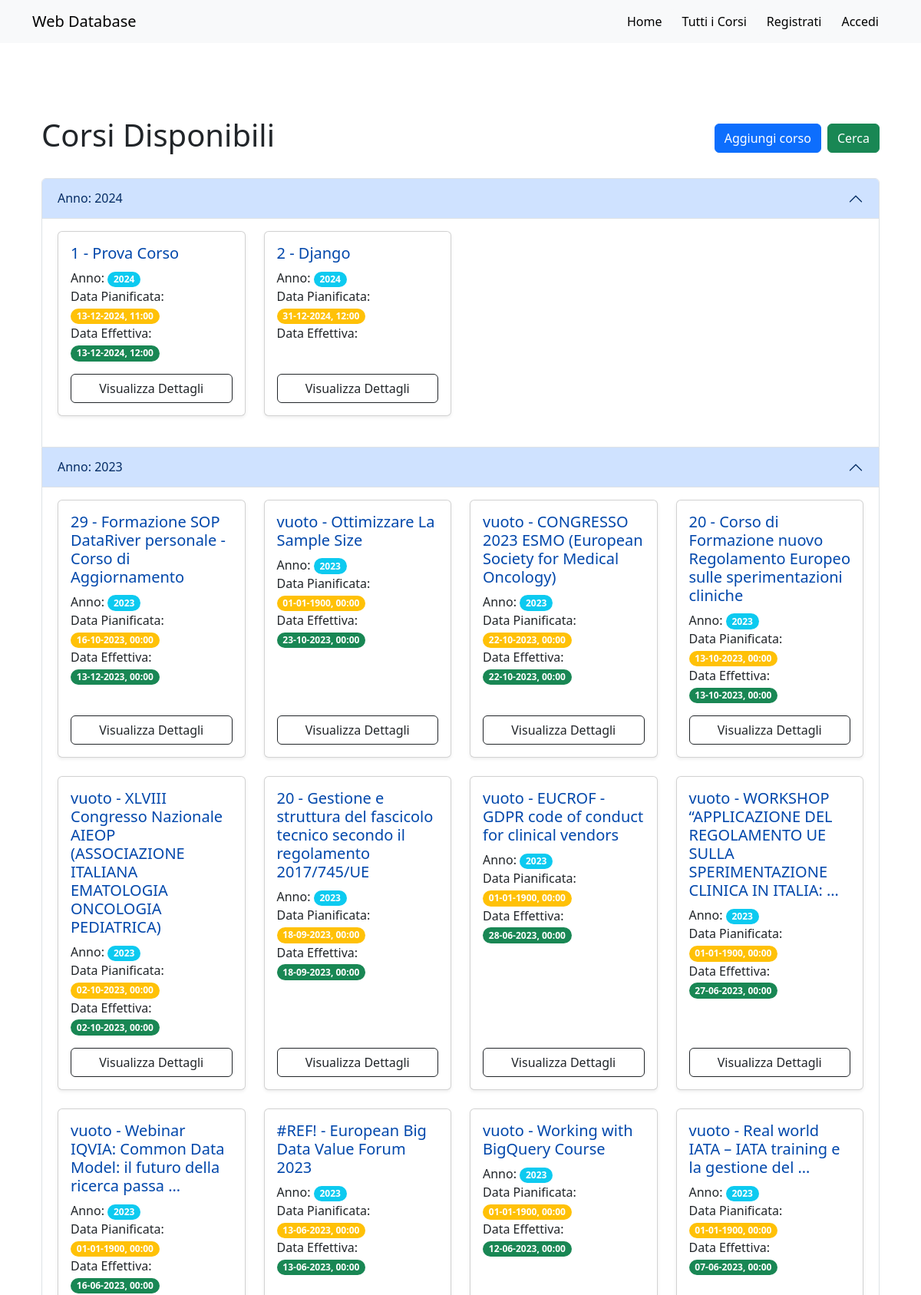
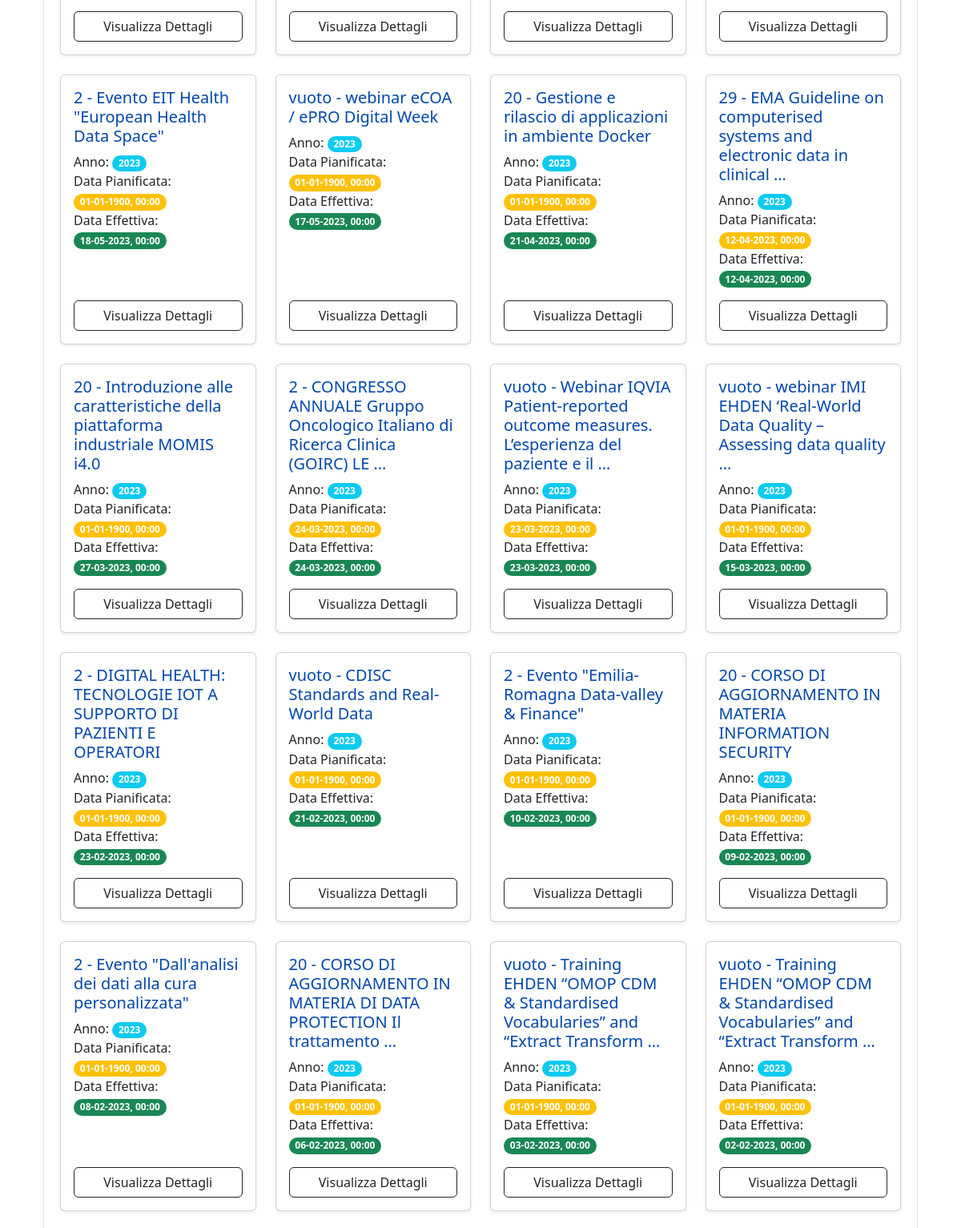
Screenshot of /courses (upper part) with the database file from the repository (2 pictures, top to bottom).
### web_app/models.py (models this page shows, shortened)
class Course(models.Model):
    year = models.IntegerField(null=True, blank=True)
    course_n = models.CharField(max_length=255, null=True, blank=True)
    course_name = models.TextField(null=True, blank=True)
    planned_date = models.DateTimeField(null=True, blank=True)
    effective_date = models.DateTimeField(null=True, blank=True)
    type = models.CharField(max_length=255, null=True, blank=True)
    start = models.CharField(max_length=255, null=True, blank=True)
    check_review = models.CharField(max_length=255, null=True, blank=True)
    end = models.CharField(max_length=255, null=True, blank=True)
    duration = models.FloatField(null=True, blank=True)
    i_e = models.CharField(max_length=255, null=True, blank=True)
    trainer = models.CharField(max_length=255, null=True, blank=True)
    cost = models.FloatField(null=True, blank=True)
    requirement = models.CharField(max_length=255, null=True, blank=True)

### web_app/views.py (the view)
# urls.py: path('courses', views.CoursesListView.as_view(), name='courses'),
class CoursesListView(ListView):
    model = Course
    template_name = "web_app/courses_list.html"
    def get_queryset(self):
        return Course.objects.order_by('-year', '-effective_date', '-planned_date')

### web_app/templates/web_app/courses_list.html (shortened to what this page needs)
{% extends "base.html" %}
{% block content %}
<div class="container my-5">
    <div class="d-flex justify-content-between align-items-center mb-4">
        <h1 class="text-center">Corsi Disponibili</h1>
        <div class="d-flex justify-content-end w-50">
            <a href="{% url 'course_create' %}" class="btn btn-primary ms-2">Aggiungi corso</a>
            <a href="{% url 'search' %}" class="btn btn-success ms-2">Cerca</a>
        </div>
    </div>
    {% regroup object_list|dictsortreversed:"year" by year as courses_by_year %}
    <div class="accordion" id="coursesAccordion">
        {% for group in courses_by_year %}
            <div class="accordion-item">
                <h2 class="accordion-header" id="heading-{{ group.grouper }}">
                    <button class="accordion-button" type="button" data-bs-toggle="collapse" data-bs-target="#collapse-{{ group.grouper }}" aria-expanded="true" aria-controls="collapse-{{ group.grouper }}">
                        Anno: {{ group.grouper }}
                    </button>
                </h2>
                <div id="collapse-{{ group.grouper }}" class="accordion-collapse collapse show" aria-labelledby="heading-{{ group.grouper }}">
                    <div class="accordion-body">
                        <div class="row">
                            {% for course in group.list %}
                                <div class="col-lg-3 col-md-4 col-sm-6 mb-4">
                                    <a href="{% url 'course_detail' course.id %}" class="card h-100 shadow-sm text-decoration-none">
                                        <div class="card-body d-flex flex-column">
                                            <h5 class="card-title" style="color: rgb(0, 71, 171);">
                                                {{ course.course_n }} - {{ course.course_name|truncatewords:10 }}
                                            </h5>
                                            <p class="card-text">
                                                Anno: <span class="badge rounded-pill bg-info">{{ course.year }}</span><br>
                                                Data Pianificata: <span class="badge rounded-pill bg-warning">{{ course.planned_date|date:'d-m-Y, H:i' }}</span><br>
                                                Data Effettiva: <span class="badge rounded-pill bg-success">{{ course.effective_date|date:'d-m-Y, H:i' }}</span><br>
                                            </p>
                                            <div class="mt-auto">
                                                <button class="btn btn-outline-dark w-100">Visualizza Dettagli</button>
                                            </div>
                                        </div>
                                    </a>
                                </div>
                            {% endfor %}
                        </div>
                    </div>
                </div>
            </div>
        {% endfor %}
    </div>
</div>
{% endblock %}

### templates/base.html (style rules this page uses)
html, body { height: 100%; }

### rows the page displays
Course: course_n "1", course_name "Prova Corso", year "2024", planned_date "13-12-2024, 11:00", effective_date "13-12-2024, 12:00"
Course: course_n "2", course_name "Django", year "2024", planned_date "31-12-2024, 12:00"
Course: course_n "29", course_name "Formazione SOP DataRiver personale - Corso di Aggiornamento", year "2023", planned_date "16-10-2023, 00:00", effective_date "13-12-2023, 00:00"
Course: course_n "vuoto", course_name "Ottimizzare La Sample Size", year "2023", planned_date "01-01-1900, 00:00", effective_date "23-10-2023, 00:00"
Course: course_n "vuoto", course_name "CONGRESSO 2023 ESMO (European Society for Medical Oncology)", year "2023", planned_date "22-10-2023, 00:00", effective_date "22-10-2023, 00:00"
Course: course_n "20", course_name "Corso di Formazione nuovo Regolamento Europeo sulle sperimentazioni cliniche", year "2023", planned_date "13-10-2023, 00:00", effective_date "13-10-2023, 00:00"
Course: course_n "vuoto", course_name "XLVIII Congresso Nazionale AIEOP (ASSOCIAZIONE ITALIANA EMATOLOGIA ONCOLOGIA PEDIATRICA)", year "2023", planned_date "02-10-2023, 00:00", effective_date "02-10-2023, 00:00"
Course: course_n "20", course_name "Gestione e struttura del fascicolo tecnico secondo il regolamento 2017/745/UE", year "2023", planned_date "18-09-2023, 00:00", effective_date "18-09-2023, 00:00"
Course: course_n "vuoto", course_name "EUCROF - GDPR code of conduct for clinical vendors", year "2023", planned_date "01-01-1900, 00:00", effective_date "28-06-2023, 00:00"
Course: course_n "vuoto", course_name "WORKSHOP “APPLICAZIONE DEL REGOLAMENTO UE SULLA SPERIMENTAZIONE CLINICA IN ITALIA: …", year "2023", planned_date "01-01-1900, 00:00", effective_date "27-06-2023, 00:00"
Course: course_n "vuoto", course_name "Webinar IQVIA: Common Data Model: il futuro della ricerca passa …", year "2023", planned_date "01-01-1900, 00:00", effective_date "16-06-2023, 00:00"
Course: course_n "#REF!", course_name "European Big Data Value Forum 2023", year "2023", planned_date "13-06-2023, 00:00", effective_date "13-06-2023, 00:00"
Course: course_n "vuoto", course_name "Working with BigQuery Course", year "2023", planned_date "01-01-1900, 00:00", effective_date "12-06-2023, 00:00"
Course: course_n "vuoto", course_name "Real world IATA – IATA training e la gestione del …", year "2023", planned_date "01-01-1900, 00:00", effective_date "07-06-2023, 00:00"
Course: course_n "2", course_name "Evento EIT Health \"European Health Data Space\"", year "2023", planned_date "01-01-1900, 00:00", effective_date "18-05-2023, 00:00"
Course: course_n "vuoto", course_name "webinar eCOA / ePRO Digital Week", year "2023", planned_date "01-01-1900, 00:00", effective_date "17-05-2023, 00:00"
Course: course_n "20", course_name "Gestione e rilascio di applicazioni in ambiente Docker", year "2023", planned_date "01-01-1900, 00:00", effective_date "21-04-2023, 00:00"
Course: course_n "29", course_name "EMA Guideline on computerised systems and electronic data in clinical …", year "2023", planned_date "12-04-2023, 00:00", effective_date "12-04-2023, 00:00"
Course: course_n "20", course_name "Introduzione alle caratteristiche della piattaforma industriale MOMIS i4.0", year "2023", planned_date "01-01-1900, 00:00", effective_date "27-03-2023, 00:00"
Course: course_n "2", course_name "CONGRESSO ANNUALE Gruppo Oncologico Italiano di Ricerca Clinica (GOIRC) LE …", year "2023", planned_date "24-03-2023, 00:00", effective_date "24-03-2023, 00:00"
Course: course_n "vuoto", course_name "Webinar IQVIA Patient-reported outcome measures. L’esperienza del paziente e il …", year "2023", planned_date "23-03-2023, 00:00", effective_date "23-03-2023, 00:00"
Course: course_n "vuoto", course_name "webinar IMI EHDEN ‘Real-World Data Quality – Assessing data quality …", year "2023", planned_date "01-01-1900, 00:00", effective_date "15-03-2023, 00:00"
Course: course_n "2", course_name "DIGITAL HEALTH: TECNOLOGIE IOT A SUPPORTO DI PAZIENTI E OPERATORI", year "2023", planned_date "01-01-1900, 00:00", effective_date "23-02-2023, 00:00"
Course: course_n "vuoto", course_name "CDISC Standards and Real-World Data", year "2023", planned_date "01-01-1900, 00:00", effective_date "21-02-2023, 00:00"
Course: course_n "2", course_name "Evento \"Emilia-Romagna Data-valley & Finance\"", year "2023", planned_date "01-01-1900, 00:00", effective_date "10-02-2023, 00:00"
Course: course_n "20", course_name "CORSO DI AGGIORNAMENTO IN MATERIA INFORMATION SECURITY", year "2023", planned_date "01-01-1900, 00:00", effective_date "09-02-2023, 00:00"
Course: course_n "2", course_name "Evento \"Dall'analisi dei dati alla cura personalizzata\"", year "2023", planned_date "01-01-1900, 00:00", effective_date "08-02-2023, 00:00"
Course: course_n "20", course_name "CORSO DI AGGIORNAMENTO IN MATERIA DI DATA PROTECTION Il trattamento …", year "2023", planned_date "01-01-1900, 00:00", effective_date "06-02-2023, 00:00"
Course: course_n "vuoto", course_name "Training EHDEN “OMOP CDM & Standardised Vocabularies” and “Extract Transform …", year "2023", planned_date "01-01-1900, 00:00", effective_date "03-02-2023, 00:00"
Course: course_n "vuoto", course_name "Training EHDEN “OMOP CDM & Standardised Vocabularies” and “Extract Transform …", year "2023", planned_date "01-01-1900, 00:00", effective_date "02-02-2023, 00:00"

### other values shown
{{ group.grouper }} "2024" "2023"
